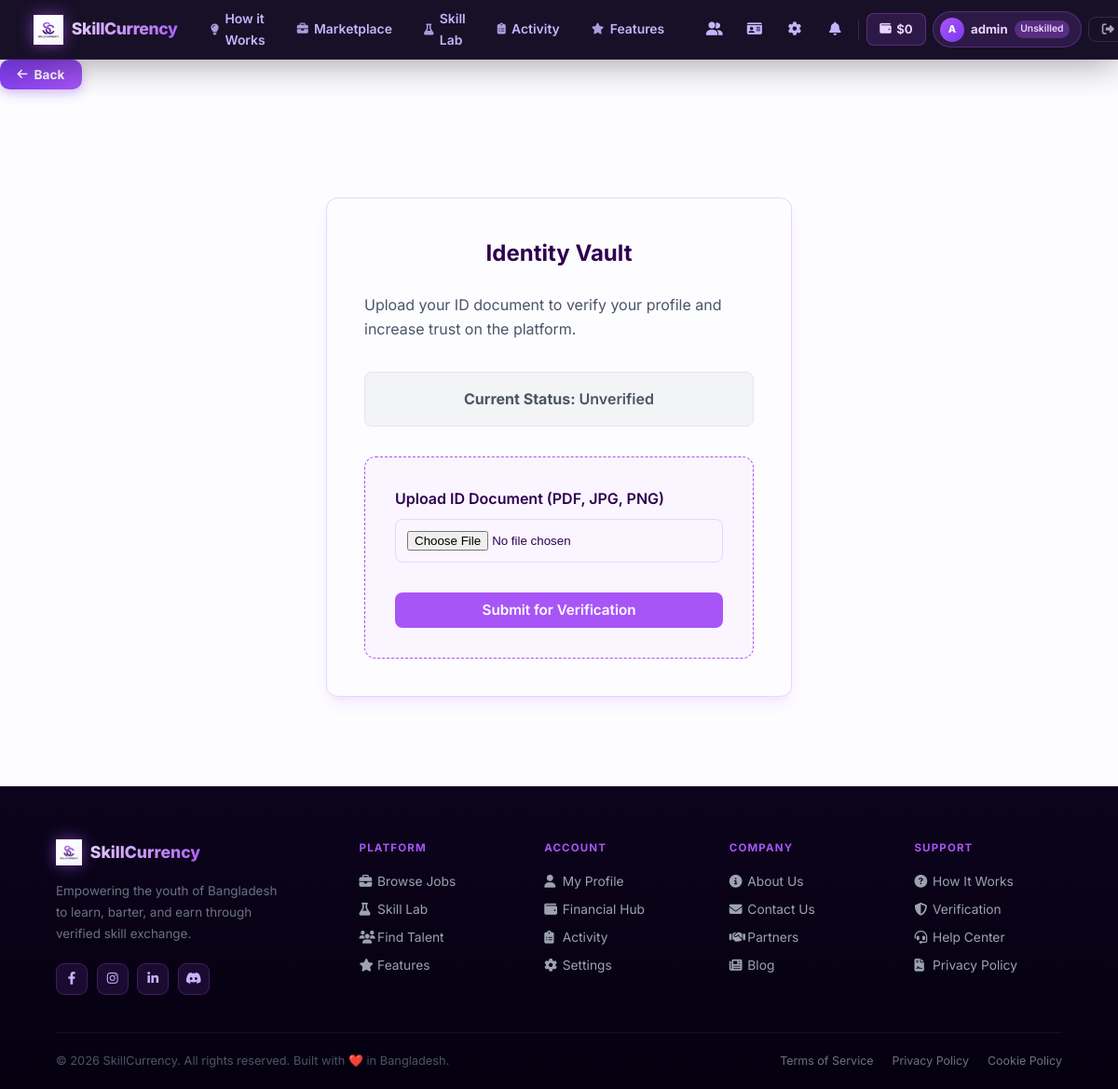
Screenshot of /identity-vault/ (signed in) with the database file from the repository.
### accounts/models.py (models this page shows, shortened)
class CustomUser(AbstractUser):
    ROLE_CHOICES = (
        ('Unskilled', 'Unskilled'),
        ('Skilled', 'Skilled'),
        ('Buyer', 'Buyer'),
    )
    VERIFICATION_CHOICES = (
        ('Unverified', 'Unverified'),
        ('Pending', 'Pending'),
        ('Approved', 'Approved'),
        ('Rejected', 'Rejected'),
    )
    role = models.CharField(max_length=20, choices=ROLE_CHOICES, default='Unskilled')
    nid_tin_number = models.CharField(max_length=50, blank=True, null=True)
    is_identity_verified = models.BooleanField(default=False)
    wallet_balance = models.DecimalField(max_digits=10, decimal_places=2, default=0.00)
    rating = models.DecimalField(max_digits=3, decimal_places=1, default=4.9) # Mock default for search
    id_document = models.FileField(upload_to='identity_docs/', blank=True, null=True)
    verification_status = models.CharField(max_length=20, choices=VERIFICATION_CHOICES, default='Unverified')
    avatar = models.ImageField(upload_to='avatars/', blank=True, null=True)
    bio = models.TextField(blank=True, null=True)
    user_uid = models.CharField(max_length=20, unique=True, blank=True, null=True)

### accounts/views.py (the view, shortened to what this page needs)
# urls.py: path('identity-vault/', views.identity_vault, name='identity_vault'),
@login_required
def identity_vault(request):
    user = request.user
    return render(request, 'accounts/identity_vault.html', {'user': user})

### accounts/templates/accounts/identity_vault.html (shortened to what this page needs)
{% extends 'accounts/base.html' %}
{% block content %}
{% include 'accounts/_back_button.html' %}
<div class="auth-container">
    <div class="auth-card" style="max-width: 500px; width: 100%;">
        <h2>Identity Vault</h2>
        <p style="margin-bottom: 2rem; color: #4a5568;">Upload your ID document to verify your profile and increase trust on the platform.</p>
        <div class="status-banner status-{{ user.verification_status|lower }}">
            <strong>Current Status:</strong> {{ user.verification_status }}
        </div>
        {% if user.verification_status == 'Unverified' or user.verification_status == 'Rejected' %}
            <form method="POST" enctype="multipart/form-data" class="vault-form">
                <div class="form-group">
                    <label for="id_document">Upload ID Document (PDF, JPG, PNG)</label>
                    <input type="file" name="id_document" id="id_document" required accept=".pdf,.jpg,.jpeg,.png">
                </div>
                <button type="submit" class="btn btn-primary" style="width: 100%; margin-top: 1rem;">Submit for Verification</button>
            </form>
        {% else %}
            <div class="vault-locked">
                <i class="fas fa-lock" style="font-size: 3rem; color: var(--primary-accent); margin-bottom: 1rem;"></i>
                <h3>Vault Locked</h3>
                <p>Your document is currently being reviewed or has already been approved. You cannot upload a new document at this time.</p>
            </div>
        {% endif %}
    </div>
</div>
{% endblock %}

### accounts/templates/accounts/base.html (shortened to what this page needs)
<!DOCTYPE html>
<html lang="en">
<head>
    {% load static %}
    <link rel="stylesheet" href="https://cdnjs.cloudflare.com/ajax/libs/font-awesome/6.4.0/css/all.min.css">
    <link rel="stylesheet" href="{% static 'css/style.css' %}">
</head>
<body>
    <header id="main-header">
    <a href="{% url 'landing_page' %}" class="nb-logo">
        <img src="{% static 'images/logo.png' %}" alt="SkillCurrency">
        <span class="nb-logo-text">SkillCurrency</span>
    </a>
    <nav class="nb-center">
        <a href="{% url 'landing_page' %}#how-it-works" class="nb-link"><i class="fas fa-lightbulb"></i> How it Works</a>
        <a href="{% url 'marketplace_feed' %}" class="nb-link"><i class="fas fa-briefcase"></i> Marketplace</a>
        {% if user.is_authenticated %}
        <a href="{% url 'skill_lab_dashboard' %}" class="nb-link"><i class="fas fa-flask"></i> Skill Lab</a>
        <a href="{% url 'my_activity' %}" class="nb-link"><i class="fas fa-clipboard-list"></i> Activity</a>
        {% endif %}
        <a href="{% url 'landing_page' %}#features" class="nb-link"><i class="fas fa-star"></i> Features</a>
    </nav>
    <div class="nb-right">
        {% if user.is_authenticated %}
            <a href="{% url 'user_search' %}" class="nb-icon" title="Find Users"><i class="fas fa-user-friends"></i></a>
            <a href="{% url 'identity_vault' %}" class="nb-icon {% if user.is_identity_verified %}nb-verified{% endif %}" title="Identity Vault">
                <i class="fas fa-id-card"></i>
            </a>
            <a href="{% url 'settings_page' %}" class="nb-icon" title="Settings"><i class="fas fa-cog"></i></a>
            <div class="nb-notif-wrap">
                <button class="nb-icon" id="notif-toggle" title="Notifications">
                    <i class="fas fa-bell"></i>
                </button>
            </div>
            <a href="{% url 'financial_hub' %}" class="nb-wallet" title="Financial Hub">
                <i class="fas fa-wallet"></i>
                <span>${{ user.wallet_balance|floatformat:0 }}</span>
            </a>
            <a href="{% url 'public_profile' user.username %}" class="nb-chip">
                {% if user.avatar %}<img src="{{ user.avatar.url }}" alt="{{ user.username }}" class="nb-chip-avatar">
                {% else %}<div class="nb-chip-ph">{{ user.username|make_list|first|upper }}</div>{% endif %}
                <span class="nb-chip-name">{{ user.username }}</span>
                <span class="nb-chip-role">{{ user.role }}</span>
            </a>
            <a href="{% url 'logout' %}" class="nb-signout" title="Sign Out"><i class="fas fa-sign-out-alt"></i></a>
        {% else %}
            <a href="{% url 'signin' %}" class="nb-signin"><i class="fas fa-sign-in-alt"></i> Sign In</a>
            <a href="{% url 'signup' %}" class="nb-getstarted"><i class="fas fa-rocket"></i> Get Started</a>
        {% endif %}
    </div>
    </header>
    <main>
        {% block content %}
        {% endblock %}
    </main>
    <footer style="background:linear-gradient(180deg,#0c041c,#050010);border-top:1px solid rgba(168,85,247,.15);padding:3.5rem 5% 0;">
        <div style="max-width:1300px;margin:0 auto;">
            <div style="display:grid;grid-template-columns:1.8fr 1fr 1fr 1fr 1fr;gap:2.5rem;padding-bottom:2.5rem;border-bottom:1px solid rgba(168,85,247,.12);">
                <div>
                    <div style="display:flex;align-items:center;gap:.55rem;margin-bottom:1rem;">
                        <img src="{% static 'images/logo.png' %}" style="width:28px;height:28px;filter:drop-shadow(0 0 8px rgba(168,85,247,.6));" alt="logo">
                        <span style="font-size:1.1rem;font-weight:800;background:linear-gradient(135deg,#e9d5ff,#a855f7);-webkit-background-clip:text;-webkit-text-fill-color:transparent;background-clip:text;">SkillCurrency</span>
                    </div>
                    <p style="font-size:.84rem;color:#6b7280;line-height:1.7;margin:0 0 1.25rem;max-width:240px;">Empowering the youth of Bangladesh to learn, barter, and earn through verified skill exchange.</p>
                    <div style="display:flex;gap:.6rem;">
                        <a href="#" style="width:34px;height:34px;border-radius:9px;background:rgba(168,85,247,.12);border:1px solid rgba(168,85,247,.25);display:inline-flex;align-items:center;justify-content:center;color:#c4b5fd;font-size:.85rem;text-decoration:none;transition:.2s;" onmouseover="this.style.background='rgba(168,85,247,.3)'" onmouseout="this.style.background='rgba(168,85,247,.12)'"><i class="fab fa-facebook-f"></i></a>
                        <a href="#" style="width:34px;height:34px;border-radius:9px;background:rgba(168,85,247,.12);border:1px solid rgba(168,85,247,.25);display:inline-flex;align-items:center;justify-content:center;color:#c4b5fd;font-size:.85rem;text-decoration:none;transition:.2s;" onmouseover="this.style.background='rgba(168,85,247,.3)'" onmouseout="this.style.background='rgba(168,85,247,.12)'"><i class="fab fa-instagram"></i></a>
                        <a href="#" style="width:34px;height:34px;border-radius:9px;background:rgba(168,85,247,.12);border:1px solid rgba(168,85,247,.25);display:inline-flex;align-items:center;justify-content:center;color:#c4b5fd;font-size:.85rem;text-decoration:none;transition:.2s;" onmouseover="this.style.background='rgba(168,85,247,.3)'" onmouseout="this.style.background='rgba(168,85,247,.12)'"><i class="fab fa-linkedin-in"></i></a>
                        <a href="#" style="width:34px;height:34px;border-radius:9px;background:rgba(168,85,247,.12);border:1px solid rgba(168,85,247,.25);display:inline-flex;align-items:center;justify-content:center;color:#c4b5fd;font-size:.85rem;text-decoration:none;transition:.2s;" onmouseover="this.style.background='rgba(168,85,247,.3)'" onmouseout="this.style.background='rgba(168,85,247,.12)'"><i class="fab fa-discord"></i></a>
                    </div>
                </div>
                <div>
                    <div style="font-size:.72rem;font-weight:700;text-transform:uppercase;letter-spacing:.1em;color:#a855f7;margin-bottom:1rem;">Platform</div>
                    <div style="display:flex;flex-direction:column;gap:.5rem;">
                        <a href="{% url 'marketplace_feed' %}" style="font-size:.86rem;color:#9ca3af;text-decoration:none;transition:.15s;" onmouseover="this.style.color='#e9d5ff'" onmouseout="this.style.color='#9ca3af'"><i class="fas fa-briefcase" style="width:14px;margin-right:.35rem;"></i>Browse Jobs</a>
                        <a href="{% url 'skill_lab_dashboard' %}" style="font-size:.86rem;color:#9ca3af;text-decoration:none;transition:.15s;" onmouseover="this.style.color='#e9d5ff'" onmouseout="this.style.color='#9ca3af'"><i class="fas fa-flask" style="width:14px;margin-right:.35rem;"></i>Skill Lab</a>
                        <a href="{% url 'user_search' %}" style="font-size:.86rem;color:#9ca3af;text-decoration:none;transition:.15s;" onmouseover="this.style.color='#e9d5ff'" onmouseout="this.style.color='#9ca3af'"><i class="fas fa-users" style="width:14px;margin-right:.35rem;"></i>Find Talent</a>
                        <a href="{% url 'landing_page' %}#features" style="font-size:.86rem;color:#9ca3af;text-decoration:none;transition:.15s;" onmouseover="this.style.color='#e9d5ff'" onmouseout="this.style.color='#9ca3af'"><i class="fas fa-star" style="width:14px;margin-right:.35rem;"></i>Features</a>
                    </div>
                </div>
                <div>
                    <div style="font-size:.72rem;font-weight:700;text-transform:uppercase;letter-spacing:.1em;color:#a855f7;margin-bottom:1rem;">Account</div>
                    <div style="display:flex;flex-direction:column;gap:.5rem;">
                        {% if user.is_authenticated %}
                        <a href="{% url 'public_profile' user.username %}" style="font-size:.86rem;color:#9ca3af;text-decoration:none;transition:.15s;" onmouseover="this.style.color='#e9d5ff'" onmouseout="this.style.color='#9ca3af'"><i class="fas fa-user" style="width:14px;margin-right:.35rem;"></i>My Profile</a>
                        <a href="{% url 'financial_hub' %}" style="font-size:.86rem;color:#9ca3af;text-decoration:none;transition:.15s;" onmouseover="this.style.color='#e9d5ff'" onmouseout="this.style.color='#9ca3af'"><i class="fas fa-wallet" style="width:14px;margin-right:.35rem;"></i>Financial Hub</a>
                        <a href="{% url 'my_activity' %}" style="font-size:.86rem;color:#9ca3af;text-decoration:none;transition:.15s;" onmouseover="this.style.color='#e9d5ff'" onmouseout="this.style.color='#9ca3af'"><i class="fas fa-clipboard-list" style="width:14px;margin-right:.35rem;"></i>Activity</a>
                        <a href="{% url 'settings_page' %}" style="font-size:.86rem;color:#9ca3af;text-decoration:none;transition:.15s;" onmouseover="this.style.color='#e9d5ff'" onmouseout="this.style.color='#9ca3af'"><i class="fas fa-cog" style="width:14px;margin-right:.35rem;"></i>Settings</a>
                        {% endif %}
                    </div>
                </div>
                <div>
                    <div style="font-size:.72rem;font-weight:700;text-transform:uppercase;letter-spacing:.1em;color:#a855f7;margin-bottom:1rem;">Company</div>
                    <div style="display:flex;flex-direction:column;gap:.5rem;">
                        <a href="{% url 'about_page' %}" style="font-size:.86rem;color:#9ca3af;text-decoration:none;transition:.15s;" onmouseover="this.style.color='#e9d5ff'" onmouseout="this.style.color='#9ca3af'"><i class="fas fa-info-circle" style="width:14px;margin-right:.35rem;"></i>About Us</a>
                        <a href="{% url 'contact_page' %}" style="font-size:.86rem;color:#9ca3af;text-decoration:none;transition:.15s;" onmouseover="this.style.color='#e9d5ff'" onmouseout="this.style.color='#9ca3af'"><i class="fas fa-envelope" style="width:14px;margin-right:.35rem;"></i>Contact Us</a>
                        <a href="{% url 'landing_page' %}#about" style="font-size:.86rem;color:#9ca3af;text-decoration:none;transition:.15s;" onmouseover="this.style.color='#e9d5ff'" onmouseout="this.style.color='#9ca3af'"><i class="fas fa-handshake" style="width:14px;margin-right:.35rem;"></i>Partners</a>
                        <a href="#" style="font-size:.86rem;color:#9ca3af;text-decoration:none;transition:.15s;" onmouseover="this.style.color='#e9d5ff'" onmouseout="this.style.color='#9ca3af'"><i class="fas fa-newspaper" style="width:14px;margin-right:.35rem;"></i>Blog</a>
                    </div>
                </div>
                <div>
                    <div style="font-size:.72rem;font-weight:700;text-transform:uppercase;letter-spacing:.1em;color:#a855f7;margin-bottom:1rem;">Support</div>
                    <div style="display:flex;flex-direction:column;gap:.5rem;">
                        <a href="{% url 'landing_page' %}#how-it-works" style="font-size:.86rem;color:#9ca3af;text-decoration:none;transition:.15s;" onmouseover="this.style.color='#e9d5ff'" onmouseout="this.style.color='#9ca3af'"><i class="fas fa-question-circle" style="width:14px;margin-right:.35rem;"></i>How It Works</a>
                        <a href="{% url 'identity_vault' %}" style="font-size:.86rem;color:#9ca3af;text-decoration:none;transition:.15s;" onmouseover="this.style.color='#e9d5ff'" onmouseout="this.style.color='#9ca3af'"><i class="fas fa-shield-alt" style="width:14px;margin-right:.35rem;"></i>Verification</a>
                        <a href="{% url 'contact_page' %}" style="font-size:.86rem;color:#9ca3af;text-decoration:none;transition:.15s;" onmouseover="this.style.color='#e9d5ff'" onmouseout="this.style.color='#9ca3af'"><i class="fas fa-headset" style="width:14px;margin-right:.35rem;"></i>Help Center</a>
                        <a href="#" style="font-size:.86rem;color:#9ca3af;text-decoration:none;transition:.15s;" onmouseover="this.style.color='#e9d5ff'" onmouseout="this.style.color='#9ca3af'"><i class="fas fa-file-contract" style="width:14px;margin-right:.35rem;"></i>Privacy Policy</a>
                    </div>
                </div>
            </div>
            <div style="display:flex;align-items:center;justify-content:space-between;padding:1.25rem 0;flex-wrap:wrap;gap:.75rem;">
                <span style="font-size:.8rem;color:#4b5563;">&copy; 2026 SkillCurrency. All rights reserved. Built with ❤️ in Bangladesh.</span>
                <div style="display:flex;gap:1.25rem;">
                    <a href="#" style="font-size:.78rem;color:#6b7280;text-decoration:none;transition:.15s;" onmouseover="this.style.color='#c4b5fd'" onmouseout="this.style.color='#6b7280'">Terms of Service</a>
                    <a href="#" style="font-size:.78rem;color:#6b7280;text-decoration:none;transition:.15s;" onmouseover="this.style.color='#c4b5fd'" onmouseout="this.style.color='#6b7280'">Privacy Policy</a>
                    <a href="#" style="font-size:.78rem;color:#6b7280;text-decoration:none;transition:.15s;" onmouseover="this.style.color='#c4b5fd'" onmouseout="this.style.color='#6b7280'">Cookie Policy</a>
                </div>
            </div>
        </div>
    </footer>
</body>
</html>

### rows the page displays
CustomUser: wallet_balance "0", username|make_list "A", username "admin", role "Unskilled", verification_status "Unverified"
